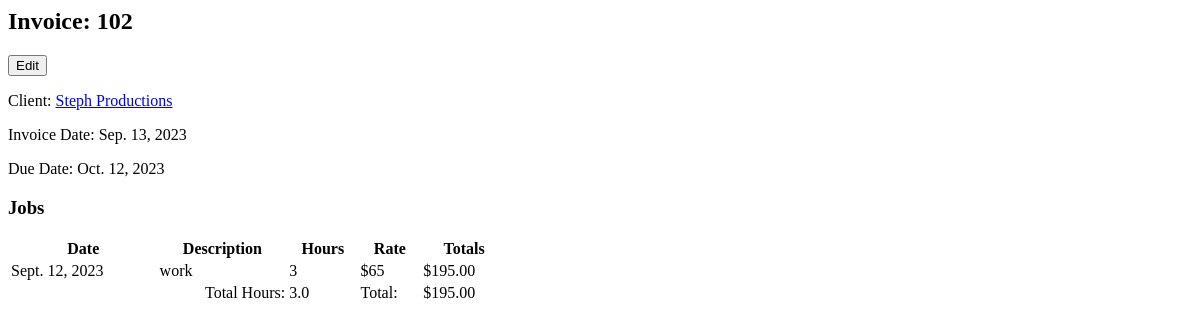
Before: /invoices/hx/2/ (signed in) with the older database file.
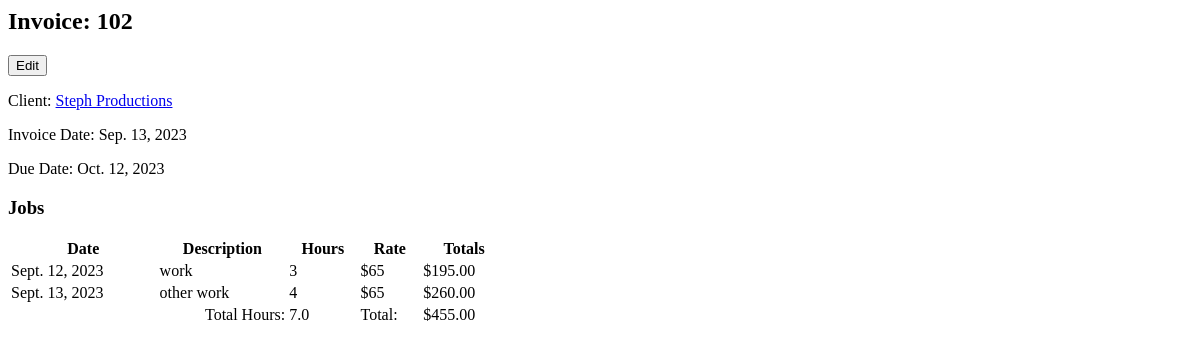
After: the same page with the newer database file.
### invoices/models.py (models this page shows, shortened)
class Job(models.Model):
    invoice = models.ForeignKey(Invoice, on_delete=models.CASCADE)
    date_of_work = models.DateField()
    description = models.CharField(max_length=100)
    hours = models.CharField(max_length=10)
    def product_of_hours_and_rate(self):
        total = float(self.hours) * float(self.invoice.client.rate)
        return f'{total:.2f}'

class Invoice(models.Model):
    client = models.ForeignKey(Client, on_delete=models.CASCADE)
    invoice_number = models.IntegerField()
    invoice_date = models.DateField()
    due_date = models.DateField()
    def get_edit_url(self):
        return reverse("invoices:update", kwargs={"id": self.id})
    def get_jobs_children(self):
        return self.job_set.all()
    def get_title(self):
        return f"{self.__class__.__name__}: {self.invoice_number}"
    def get_content(self):
        client_link = reverse("invoices:client-detail", kwargs={"id": self.client.id})
        client_html = format_html('<a href="{}">{}</a>', client_link, self.client.client_name)
        content = {
            "Client: ": client_html,
            "Invoice Date: ": self.invoice_date.strftime('%b. %d, %Y'),
            "Due Date: ": self.due_date.strftime('%b. %d, %Y')
        }
        return content
    def get_total_hours(self):
        hours = 0
        for job in self.job_set.all():
            hours += float(job.hours)
        return hours
    def get_total_amount(self):
        sub_total = 0
        for job in self.job_set.all():
            sub_total += float(job.product_of_hours_and_rate())
        return f'{sub_total:.2f}'

class Client(models.Model):
    user = models.ForeignKey(settings.AUTH_USER_MODEL, on_delete=models.CASCADE)
    client_name = models.CharField(max_length=50)
    client_phone = models.CharField(max_length=15, blank=True)
    client_address = models.TextField(max_length=100, blank=True)
    client_contact = models.CharField(max_length=50, blank=True)
    client_email = models.EmailField(blank=True)
    client_account_number = models.CharField(max_length=20, blank=True)
    rate = models.CharField(max_length=10, default='0')
    objects = ClientManager()

### invoices/views.py (the view)
# urls.py: path("invoices/hx/<int:id>/", invoice_detail_hx_view, name='hx-invoice-detail'),
@login_required
def invoice_detail_hx_view(request, id=None):
    try:
        obj = Invoice.objects.get(id=id)
    except:
        obj = None
    if obj is None:
        return HttpResponse("Not found.")
    context = {
        "object": obj,
        "jobs": "jobs"
    }
    return render(request, "invoices/partials/detail.html", context)

### templates/invoices/partials/detail.html
<h2>{{ object.get_title }}</h2>
{% if object.get_edit_url %}
    <small>
        <a href="{{ object.get_edit_url }}"><button>Edit</button></a>
    </small>
{% endif %}
{% for key, value in object.get_content.items %}
    <p>{{ key }}{{ value }}</p>
{% endfor %}
{% if invoice %}
    <div>
        <h4>Related Invoices:</h4>
        {% for invoice in object.get_invoices_children %}
            <p><a href="{{ invoice.get_absolute_url }}">{{ invoice.invoice_number }}</a> - {{ invoice.invoice_date }}</p>
        {% endfor %}
    </div>
{% elif jobs %}
    <h3>Jobs</h3>
    <table width="500px">
        <tr>
            <th>Date</th>
            <th>Description</th>
            <th>Hours</th>
            <th>Rate</th>
            <th>Totals</th>
        </tr>
        {% for job in object.get_jobs_children %}
            <tr>
                <td>{{ job.date_of_work }}</td>
                <td>{{ job.description }}</td>
                <td>{{ job.hours }}</td>
                <td>${{ object.client.rate }}</td>
                <td>${{ job.product_of_hours_and_rate }}</td>
            </tr>
        {% endfor %}
        <tr>
            <td class="table-border-hidden"></td>
            <td class="table-border-hidden table-suffix" style="text-align: right;">Total Hours:</td>
            <td class="table-border-hidden">{{ object.get_total_hours }}</td>
            <td class="table-border-hidden table-suffix">Total:</td>
            <td class="table-border-hidden">${{ object.get_total_amount }}</td>
        </tr>
    </table>
{% endif %}

Changed rows visible on the page:
computed for Invoice "Invoice: 102": get_total_hours "3.0" → "7.0"; get_total_amount "195.00" → "455.00"
added Job: date_of_work "Sept. 13, 2023", description "other work", hours "4", {{ object.client.rate }} "65", product_of_hours_and_rate "260.00"
